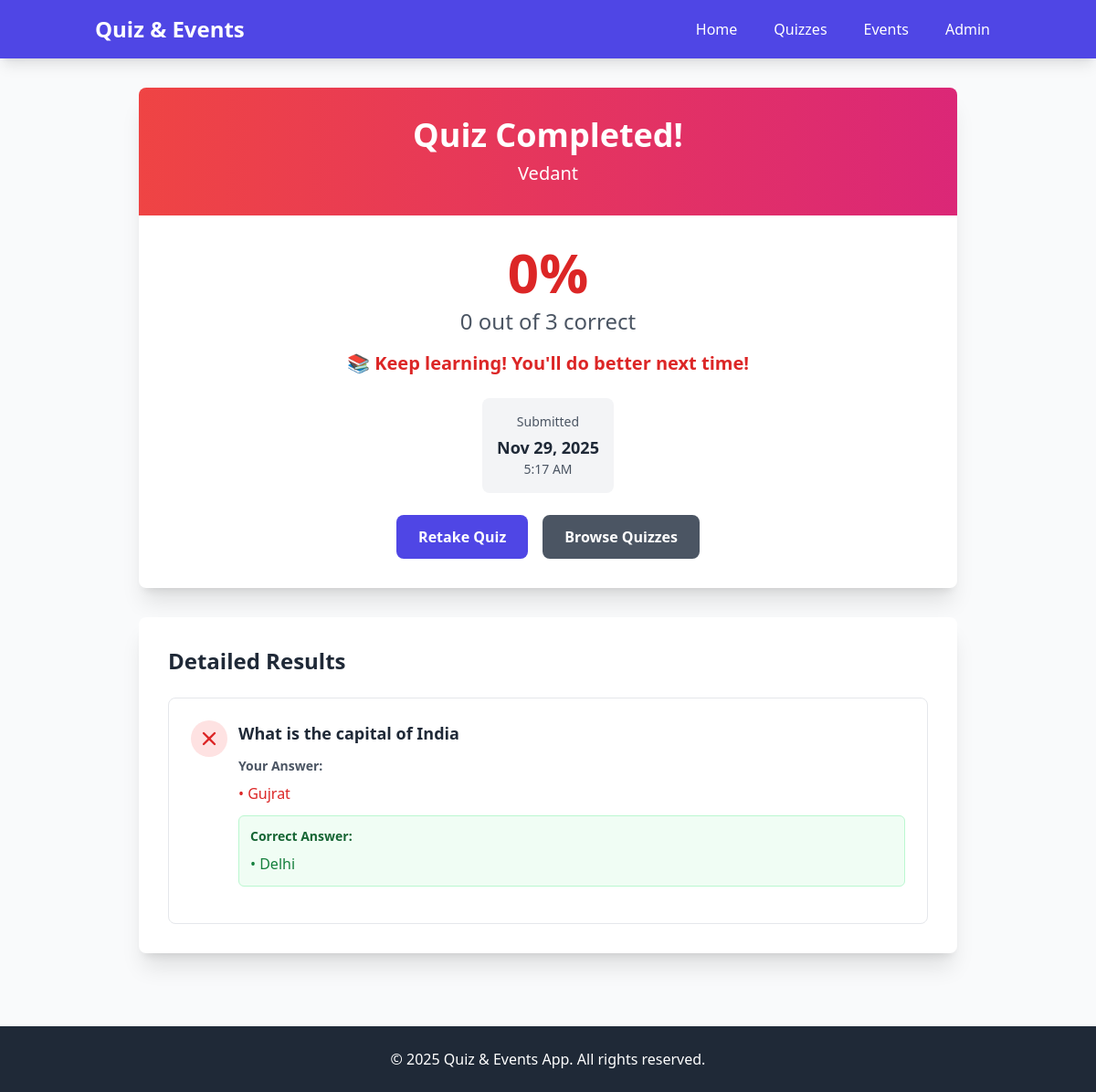
The app's page /result/1/ with its own data.
### quiz_app/models.py (models this page shows, shortened)
class UserSubmission(models.Model):
    quiz = models.ForeignKey(Quiz, on_delete=models.CASCADE, related_name='submissions')
    user_name = models.CharField(max_length=100)
    score = models.IntegerField(default=0)
    submitted_at = models.DateTimeField(auto_now_add=True)
    class Meta:
        ordering = ['-submitted_at']
    def calculate_percentage(self):
        total_questions = self.quiz.questions.count()
        if total_questions > 0:
            return (self.score / total_questions) * 100
        return 0

class Question(models.Model):
    QUESTION_TYPES = [
        ('single', 'Single Choice'),
        ('multiple', 'Multiple Choice'),
    ]
    quiz = models.ForeignKey(Quiz, on_delete=models.CASCADE, related_name='questions')
    text = models.TextField()
    question_type = models.CharField(max_length=20, choices=QUESTION_TYPES, default='single')
    created_at = models.DateTimeField(auto_now_add=True)
    class Meta:
        ordering = ['id']

class UserAnswer(models.Model):
    submission = models.ForeignKey(UserSubmission, on_delete=models.CASCADE, related_name='user_answers')
    question = models.ForeignKey(Question, on_delete=models.CASCADE)
    answer = models.ForeignKey(Answer, on_delete=models.CASCADE)
    is_correct = models.BooleanField(default=False)

class Answer(models.Model):
    question = models.ForeignKey(Question, on_delete=models.CASCADE, related_name='answers')
    text = models.CharField(max_length=200)
    is_correct = models.BooleanField(default=False)

### quiz_app/views.py (the view)
# urls.py: path('result/<int:submission_id>/', views.quiz_result, name='quiz_result'),
def quiz_result(request, submission_id):
    submission = get_object_or_404(UserSubmission, id=submission_id)
    user_answers = submission.user_answers.select_related('question', 'answer').all()
    total_questions = submission.quiz.questions.count()
    percentage = submission.calculate_percentage()
    questions_with_answers = {}
    for user_answer in user_answers:
        if user_answer.question.id not in questions_with_answers:
            questions_with_answers[user_answer.question.id] = {
                'question': user_answer.question,
                'user_answers': [],
                'correct_answers': list(user_answer.question.answers.filter(is_correct=True))
            }
        questions_with_answers[user_answer.question.id]['user_answers'].append(user_answer)
    context = {
        'submission': submission,
        'total_questions': total_questions,
        'percentage': percentage,
        'questions_with_answers': questions_with_answers.values(),
    }
    return render(request, 'quiz_app/quiz_result.html', context)

### quiz_app/templates/quiz_app/quiz_result.html (shortened to what this page needs)
{% extends 'quiz_app/base.html' %}
{% block content %}
<div class="max-w-4xl mx-auto">
    <div class="bg-white rounded-lg shadow-xl overflow-hidden mb-8">
        <div class="{% if percentage >= 70 %}bg-gradient-to-r from-green-500 to-emerald-600{% elif percentage >= 50 %}bg-gradient-to-r from-yellow-500 to-orange-600{% else %}bg-gradient-to-r from-red-500 to-pink-600{% endif %} p-8 text-white text-center">
            <h1 class="text-4xl font-bold mb-2">Quiz Completed!</h1>
            <p class="text-xl">{{ submission.user_name }}</p>
        </div>
        <div class="p-8 text-center">
            <div class="mb-6">
                <h2 class="text-6xl font-bold {% if percentage >= 70 %}text-green-600{% elif percentage >= 50 %}text-yellow-600{% else %}text-red-600{% endif %} mb-2">
                    {{ percentage|floatformat:0 }}%
                </h2>
                <p class="text-2xl text-gray-600 mb-4">
                    {{ submission.score }} out of {{ total_questions }} correct
                </p>
                {% if percentage >= 90 %}
                <p class="text-xl text-green-600 font-semibold">🎉 Outstanding! Excellent work!</p>
                {% elif percentage >= 70 %}
                <p class="text-xl text-green-600 font-semibold">✨ Great job! Well done!</p>
                {% elif percentage >= 50 %}
                <p class="text-xl text-yellow-600 font-semibold">👍 Good effort! Keep practicing!</p>
                {% else %}
                <p class="text-xl text-red-600 font-semibold">📚 Keep learning! You'll do better next time!</p>
                {% endif %}
            </div>
            <div class="flex items-center justify-center gap-4 mb-6">
                <div class="bg-gray-100 rounded-lg p-4 text-center">
                    <p class="text-sm text-gray-600 mb-1">Submitted</p>
                    <p class="text-lg font-semibold text-gray-800">{{ submission.submitted_at|date:"M d, Y" }}</p>
                    <p class="text-sm text-gray-600">{{ submission.submitted_at|time:"g:i A" }}</p>
                </div>
            </div>
            <div class="flex items-center justify-center gap-4">
                <a href="{% url 'quiz_attempt' submission.quiz.id %}" class="bg-indigo-600 text-white px-6 py-3 rounded-lg hover:bg-indigo-700 transition font-semibold">
                    Retake Quiz
                </a>
                <a href="{% url 'quiz_list' %}" class="bg-gray-600 text-white px-6 py-3 rounded-lg hover:bg-gray-700 transition font-semibold">
                    Browse Quizzes
                </a>
            </div>
        </div>
    </div>
    <div class="bg-white rounded-lg shadow-xl p-8">
        <h2 class="text-2xl font-bold text-gray-800 mb-6">Detailed Results</h2>
        <div class="space-y-6">
            {% for item in questions_with_answers %}
            <div class="border border-gray-200 rounded-lg p-6">
                <div class="flex items-start mb-4">
                    {% if item.user_answers.0.is_correct %}
                    <div class="bg-green-100 text-green-600 rounded-full p-2 mr-3">
                        <svg class="w-6 h-6" fill="currentColor" viewBox="0 0 20 20">
                            <path fill-rule="evenodd" d="M16.707 5.293a1 1 0 010 1.414l-8 8a1 1 0 01-1.414 0l-4-4a1 1 0 011.414-1.414L8 12.586l7.293-7.293a1 1 0 011.414 0z" clip-rule="evenodd"></path>
                        </svg>
                    </div>
                    {% else %}
                    <div class="bg-red-100 text-red-600 rounded-full p-2 mr-3">
                        <svg class="w-6 h-6" fill="currentColor" viewBox="0 0 20 20">
                            <path fill-rule="evenodd" d="M4.293 4.293a1 1 0 011.414 0L10 8.586l4.293-4.293a1 1 0 111.414 1.414L11.414 10l4.293 4.293a1 1 0 01-1.414 1.414L10 11.414l-4.293 4.293a1 1 0 01-1.414-1.414L8.586 10 4.293 5.707a1 1 0 010-1.414z" clip-rule="evenodd"></path>
                        </svg>
                    </div>
                    {% endif %}
                    <div class="flex-1">
                        <h3 class="text-lg font-semibold text-gray-800 mb-3">{{ item.question.text }}</h3>
                        <div class="mb-3">
                            <p class="text-sm font-semibold text-gray-600 mb-2">Your Answer:</p>
                            {% for user_answer in item.user_answers %}
                            <p class="{% if user_answer.is_correct %}text-green-600{% else %}text-red-600{% endif %} font-medium">
                                • {{ user_answer.answer.text }}
                            </p>
                            {% endfor %}
                        </div>
                        {% if not item.user_answers.0.is_correct %}
                        <div class="bg-green-50 border border-green-200 rounded-md p-3">
                            <p class="text-sm font-semibold text-green-800 mb-2">Correct Answer:</p>
                            {% for correct_answer in item.correct_answers %}
                            <p class="text-green-700 font-medium">• {{ correct_answer.text }}</p>
                            {% endfor %}
                        </div>
                        {% endif %}
                    </div>
                </div>
            </div>
            {% endfor %}
        </div>
    </div>
</div>
{% endblock %}

### records on screen
UserSubmission: user_name "Vedant", score "0", submitted_at "Nov 29, 2025", submitted_at "5:17 AM"
Question: question.text "What is the capital of India"
UserAnswer: answer.text "Gujrat"
Answer: text "Delhi"

### other values on screen
{{ percentage|floatformat:0 }} "0"
{{ total_questions }} "3"
